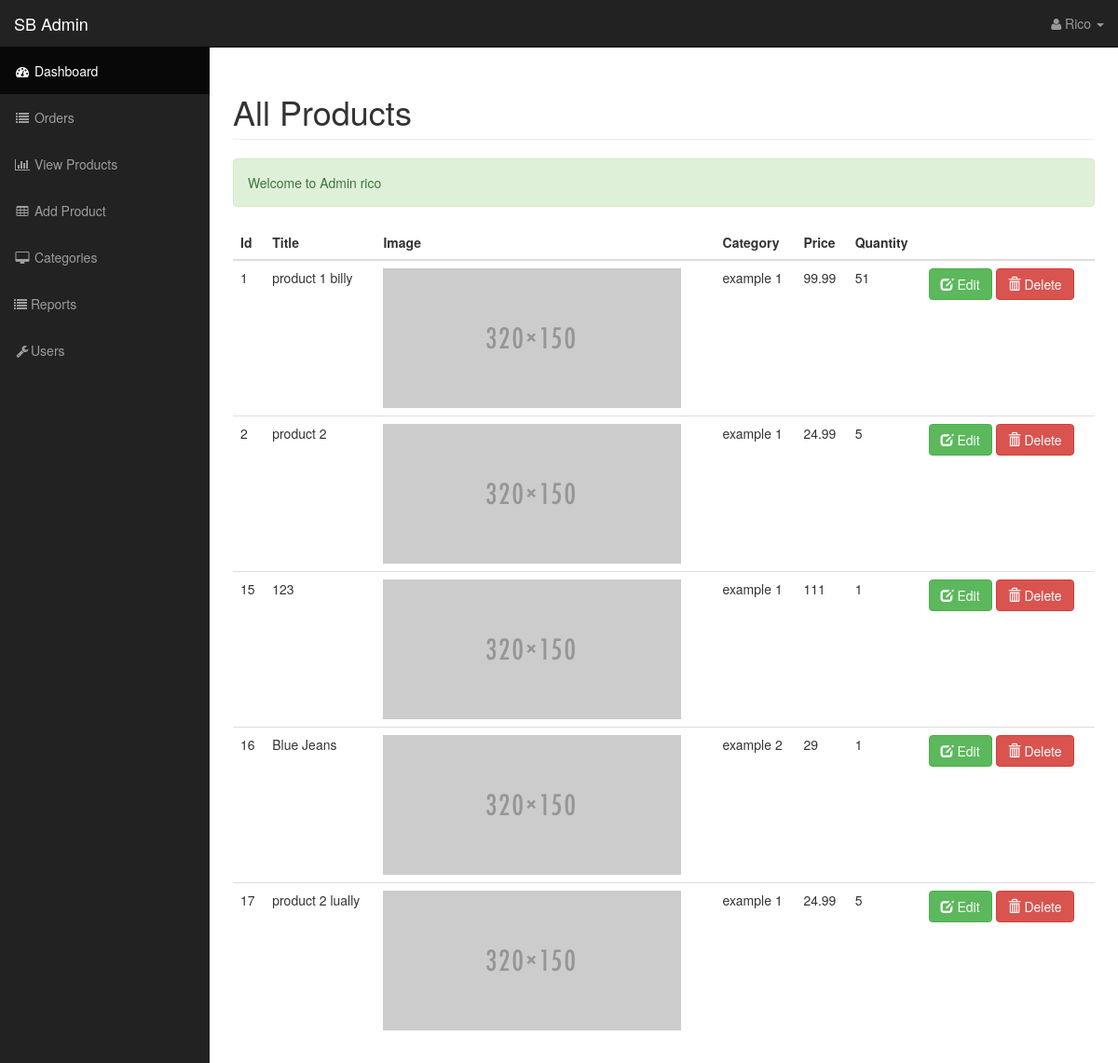
/admin/index.php?products (signed in), run on the app's committed database.
### tables this page shows
CREATE TABLE `products` (
  `product_id` int(11) NOT NULL,
  `product_title` varchar(255) NOT NULL,
  `product_category_id` int(11) NOT NULL,
  `product_price` float NOT NULL,
  `product_description` text NOT NULL,
  `short_desc` text NOT NULL,
  `product_image` varchar(255) NOT NULL,
  `product_quantity` int(11) NOT NULL
);

CREATE TABLE `categories` (
  `cat_id` int(11) NOT NULL,
  `cat_title` varchar(255) NOT NULL,
  `cat_stat` tinyint(1) NOT NULL DEFAULT '1'
);

### resources/templates/back/products.php (the view, shortened to what this page needs)
<?php
  function display_products(){
    $query = query("SELECT products.*,categories.cat_title as category_title FROM products JOIN categories ON products.product_category_id=categories.cat_id");
    while($row=fetch_array($query)){
      $product_display_image = display_image( $row['product_image'] );
$prod = <<< DELIMETER
        <tr>
            <td>${row['product_id']}</td>
            <td>${row['product_title']}</td>
            <td>
              <img src="../../resources/${product_display_image}" alt="" height="150">
            </td>
            <td>${row['category_title']}</td>
            <td>${row['product_price']}</td>
            <td>${row['product_quantity']}</td>
            <td>
              <a class="btn btn-success" href="index.php?edit_product&id=${row['product_id']}">
                <span class="glyphicon glyphicon-edit"></span>
                Edit
              </a>
              <a class="btn btn-danger" href="../../resources/templates/back/delete_product.php?product_id=${row['product_id']}">
                <span class="glyphicon glyphicon-trash"></span>
                Delete
              </a>
            </td>
        </tr>
DELIMETER;
      echo $prod;
    }
  }
?>
<div class="row">
<div class="col-md-12">
<h1 class="page-header">
   All Products
</h1>
            <?php
              if( has_message() ):
            ?>
            <p class="alert alert-success"><?php display_message(); ?></p>
            <?php endif; ?>
<table class="table table-hover">
    <thead>
      <tr>
           <th>Id</th>
           <th>Title</th>
           <th>Image</th>
           <th>Category</th>
           <th>Price</th>
           <th>Quantity</th>
           <th></th>
      </tr>
    </thead>
    <tbody>
      <?php display_products(); ?>
    </tbody>
</table>
</div>
</div>

### public/admin/css/sb-admin.css (style rules this page uses)
body { margin-top: 100px; background-color: #222; }
@media (min-width:768px) { body { margin-top: 50px; } }

### data on the page
products: product_id "1", product_title "product 1 billy", product_image (picture), categories.cat_title "example 1", product_price "99.99", product_quantity "51"
products: product_id "2", product_title "product 2", product_image (picture), categories.cat_title "example 1", product_price "24.99", product_quantity "5"
products: product_id "15", product_title "123", product_image (picture), categories.cat_title "example 1", product_price "111", product_quantity "1"
products: product_id "16", product_title "Blue Jeans", product_image (picture), categories.cat_title "example 2", product_price "29", product_quantity "1"
products: product_id "17", product_title "product 2 lually", product_image (picture), categories.cat_title "example 1", product_price "24.99", product_quantity "5"

### other printed values
$_SESSION['username'] "Rico"
$_SESSION['message'] "Welcome to Admin rico"
